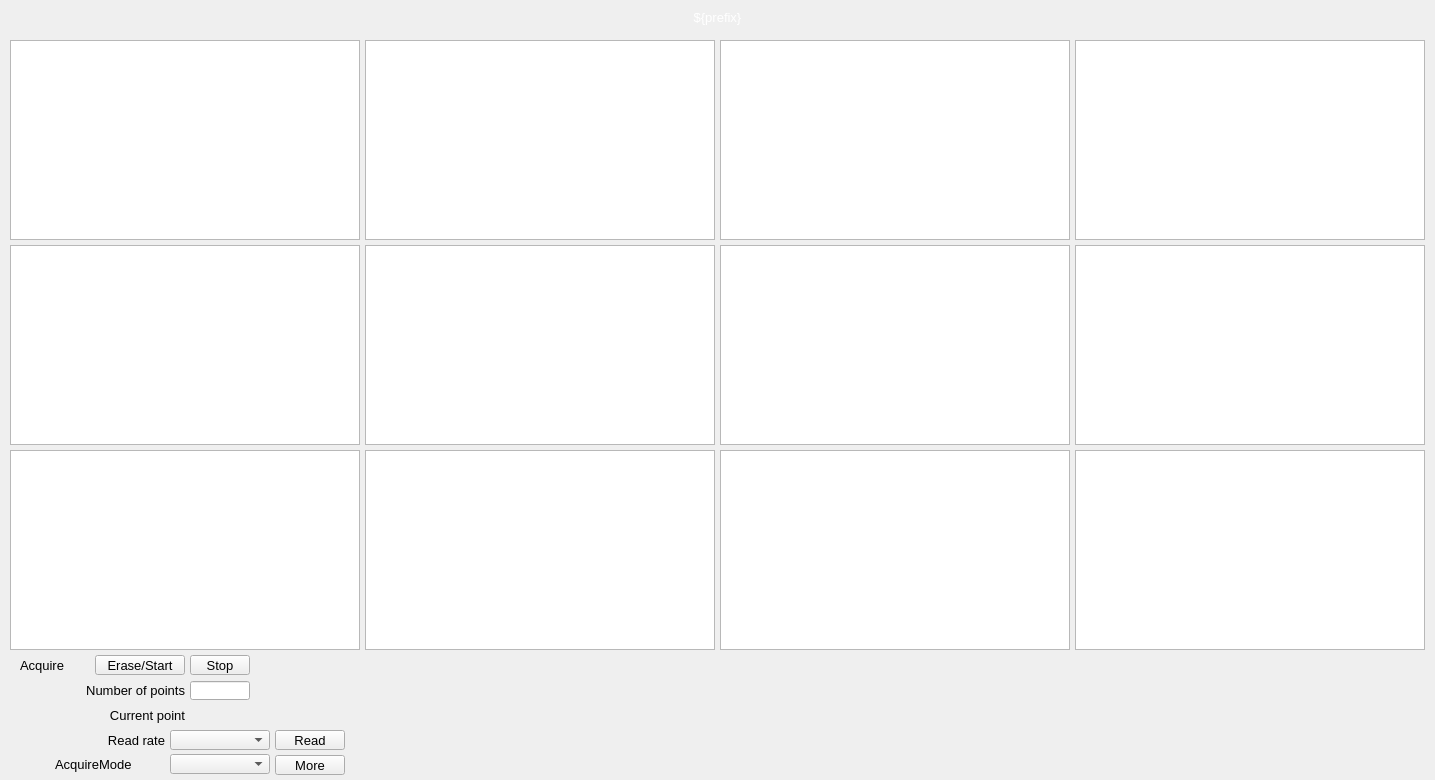
<?xml version="1.0" ?>
<ui version="4.0">
  <class>Dialog</class>
  <widget class="QWidget" name="screen">
    <property name="geometry">
      <rect>
        <x>305</x>
        <y>202</y>
        <width>1435</width>
        <height>780</height>
      </rect>
    </property>
    <property name="styleSheet">
      <string notr="true">QWidget#screen {
  color: rgb(0, 0, 0);
  background-color: rgb(187, 187, 187);
  }</string>
    </property>
    <property name="windowTitle">
      <string>NDStatsTimeSeriesCentroidAll</string>
    </property>
    <widget class="PyDMDrawingRectangle" name="rectangle">
      <property name="geometry">
        <rect>
          <x>0</x>
          <y>5</y>
          <width>1435</width>
          <height>25</height>
        </rect>
      </property>
      <property name="brush" stdset="0">
        <brush brushstyle="SolidPattern">
          <color alpha="255">
            <red>10</red>
            <green>0</green>
            <blue>184</blue>
          </color>
        </brush>
      </property>
      <property name="penStyle" stdset="0">
        <enum>Qt::SolidLine</enum>
      </property>
      <property name="penColor" stdset="0">
        <color>
          <red>10</red>
          <green>0</green>
          <blue>184</blue>
        </color>
      </property>
      <property name="penWidth" stdset="0">
        <double>0</double>
      </property>
      <property name="penCapStyle" stdset="0">
        <enum>Qt::FlatCap</enum>
      </property>
      <property name="toolTip">
        <string>rectangle</string>
      </property>
    </widget>
    <widget class="QLabel" name="text">
      <property name="geometry">
        <rect>
          <x>0</x>
          <y>5</y>
          <width>1435</width>
          <height>25</height>
        </rect>
      </property>
      <property name="text">
        <string>${prefix}</string>
      </property>
      <property name="font" stdset="0">
        <font>
          <pointsize>10</pointsize>
        </font>
      </property>
      <property name="brush" stdset="0">
        <brush brushstyle="SolidPattern">
          <color alpha="255">
            <red>255</red>
            <green>255</green>
            <blue>255</blue>
          </color>
        </brush>
      </property>
      <property name="toolTip">
        <string>text</string>
      </property>
      <property name="alignment">
        <set>Qt::AlignCenter</set>
      </property>
      <property name="styleSheet">
        <string notr="true">QLabel#text {
  color: rgb(255, 255, 255);
  }</string>
      </property>
    </widget>
    <widget class="PyDMFrame" name="composite">
      <property name="geometry">
        <rect>
          <x>10</x>
          <y>40</y>
          <width>1415</width>
          <height>610</height>
        </rect>
      </property>
      <widget class="PyDMWaveformPlot" name="cartesian_plot">
        <property name="geometry">
          <rect>
            <x>0</x>
            <y>0</y>
            <width>350</width>
            <height>200</height>
          </rect>
        </property>
        <property name="toolTip">
          <string>cartesian_plot</string>
        </property>
        <property name="title" stdset="0">
          <string>$(P)$(R)TSCentroidX</string>
        </property>
        <property name="xLabels">
          <stringlist>
            <string>Time {s}</string>
          </stringlist>
        </property>
        <property name="yLabels">
          <stringlist>
            <string>Value</string>
          </stringlist>
        </property>
        <property name="curves" stdset="0">
          <stringlist>
            <string>{&quot;name&quot;: &quot;curve 1&quot;, &quot;x_channel&quot;: &quot;ca://${prefix}TS:TSTimeAxis&quot;, &quot;y_channel&quot;: &quot;ca://${prefix}TSCentroidX&quot;, &quot;color&quot;: &quot;#4b6ec7&quot;, &quot;lineStyle&quot;: 1, &quot;lineWidth&quot;: 1, &quot;symbolSize&quot;: 10, &quot;redraw_mode&quot;: 2, &quot;block_size&quot;: 1200}</string>
          </stringlist>
        </property>
        <property name="axisColor" stdset="0">
          <color>
            <red>0</red>
            <green>0</green>
            <blue>0</blue>
          </color>
        </property>
        <property name="backgroundColor" stdset="0">
          <color>
            <red>218</red>
            <green>218</green>
            <blue>218</blue>
          </color>
        </property>
      </widget>
      <widget class="PyDMWaveformPlot" name="cartesian_plot_1">
        <property name="geometry">
          <rect>
            <x>355</x>
            <y>0</y>
            <width>350</width>
            <height>200</height>
          </rect>
        </property>
        <property name="toolTip">
          <string>cartesian_plot_1</string>
        </property>
        <property name="title" stdset="0">
          <string>$(P)$(R)TSCentroidY</string>
        </property>
        <property name="xLabels">
          <stringlist>
            <string>Time {s}</string>
          </stringlist>
        </property>
        <property name="yLabels">
          <stringlist>
            <string>Value</string>
          </stringlist>
        </property>
        <property name="curves" stdset="0">
          <stringlist>
            <string>{&quot;name&quot;: &quot;curve 1&quot;, &quot;x_channel&quot;: &quot;ca://${prefix}TS:TSTimeAxis&quot;, &quot;y_channel&quot;: &quot;ca://${prefix}TSCentroidY&quot;, &quot;color&quot;: &quot;#4b6ec7&quot;, &quot;lineStyle&quot;: 1, &quot;lineWidth&quot;: 1, &quot;symbolSize&quot;: 10, &quot;redraw_mode&quot;: 2, &quot;block_size&quot;: 1200}</string>
          </stringlist>
        </property>
        <property name="axisColor" stdset="0">
          <color>
            <red>0</red>
            <green>0</green>
            <blue>0</blue>
          </color>
        </property>
        <property name="backgroundColor" stdset="0">
          <color>
            <red>218</red>
            <green>218</green>
            <blue>218</blue>
          </color>
        </property>
      </widget>
      <widget class="PyDMWaveformPlot" name="cartesian_plot_2">
        <property name="geometry">
          <rect>
            <x>710</x>
            <y>0</y>
            <width>350</width>
            <height>200</height>
          </rect>
        </property>
        <property name="toolTip">
          <string>cartesian_plot_2</string>
        </property>
        <property name="title" stdset="0">
          <string>$(P)$(R)TSSigmaX</string>
        </property>
        <property name="xLabels">
          <stringlist>
            <string>Time {s}</string>
          </stringlist>
        </property>
        <property name="yLabels">
          <stringlist>
            <string>Value</string>
          </stringlist>
        </property>
        <property name="curves" stdset="0">
          <stringlist>
            <string>{&quot;name&quot;: &quot;curve 1&quot;, &quot;x_channel&quot;: &quot;ca://${prefix}TS:TSTimeAxis&quot;, &quot;y_channel&quot;: &quot;ca://${prefix}TSSigmaX&quot;, &quot;color&quot;: &quot;#4b6ec7&quot;, &quot;lineStyle&quot;: 1, &quot;lineWidth&quot;: 1, &quot;symbolSize&quot;: 10, &quot;redraw_mode&quot;: 2, &quot;block_size&quot;: 1200}</string>
          </stringlist>
        </property>
        <property name="axisColor" stdset="0">
          <color>
            <red>0</red>
            <green>0</green>
            <blue>0</blue>
          </color>
        </property>
        <property name="backgroundColor" stdset="0">
          <color>
            <red>218</red>
            <green>218</green>
            <blue>218</blue>
          </color>
        </property>
      </widget>
      <widget class="PyDMWaveformPlot" name="cartesian_plot_3">
        <property name="geometry">
          <rect>
            <x>1065</x>
            <y>0</y>
            <width>350</width>
            <height>200</height>
          </rect>
        </property>
        <property name="toolTip">
          <string>cartesian_plot_3</string>
        </property>
        <property name="title" stdset="0">
          <string>$(P)$(R)TSSigmaY</string>
        </property>
        <property name="xLabels">
          <stringlist>
            <string>Time {s}</string>
          </stringlist>
        </property>
        <property name="yLabels">
          <stringlist>
            <string>Value</string>
          </stringlist>
        </property>
        <property name="curves" stdset="0">
          <stringlist>
            <string>{&quot;name&quot;: &quot;curve 1&quot;, &quot;x_channel&quot;: &quot;ca://${prefix}TS:TSTimeAxis&quot;, &quot;y_channel&quot;: &quot;ca://${prefix}TSSigmaY&quot;, &quot;color&quot;: &quot;#4b6ec7&quot;, &quot;lineStyle&quot;: 1, &quot;lineWidth&quot;: 1, &quot;symbolSize&quot;: 10, &quot;redraw_mode&quot;: 2, &quot;block_size&quot;: 1200}</string>
          </stringlist>
        </property>
        <property name="axisColor" stdset="0">
          <color>
            <red>0</red>
            <green>0</green>
            <blue>0</blue>
          </color>
        </property>
        <property name="backgroundColor" stdset="0">
          <color>
            <red>218</red>
            <green>218</green>
            <blue>218</blue>
          </color>
        </property>
      </widget>
      <widget class="PyDMWaveformPlot" name="cartesian_plot_4">
        <property name="geometry">
          <rect>
            <x>0</x>
            <y>410</y>
            <width>350</width>
            <height>200</height>
          </rect>
        </property>
        <property name="toolTip">
          <string>cartesian_plot_4</string>
        </property>
        <property name="title" stdset="0">
          <string>$(P)$(R)TSCentroidTotal</string>
        </property>
        <property name="xLabels">
          <stringlist>
            <string>Time {s}</string>
          </stringlist>
        </property>
        <property name="yLabels">
          <stringlist>
            <string>Value</string>
          </stringlist>
        </property>
        <property name="curves" stdset="0">
          <stringlist>
            <string>{&quot;name&quot;: &quot;curve 1&quot;, &quot;x_channel&quot;: &quot;ca://${prefix}TS:TSTimeAxis&quot;, &quot;y_channel&quot;: &quot;ca://${prefix}TSCentroidTotal&quot;, &quot;color&quot;: &quot;#4b6ec7&quot;, &quot;lineStyle&quot;: 1, &quot;lineWidth&quot;: 1, &quot;symbolSize&quot;: 10, &quot;redraw_mode&quot;: 2, &quot;block_size&quot;: 1200}</string>
          </stringlist>
        </property>
        <property name="axisColor" stdset="0">
          <color>
            <red>0</red>
            <green>0</green>
            <blue>0</blue>
          </color>
        </property>
        <property name="backgroundColor" stdset="0">
          <color>
            <red>218</red>
            <green>218</green>
            <blue>218</blue>
          </color>
        </property>
      </widget>
      <widget class="PyDMWaveformPlot" name="cartesian_plot_5">
        <property name="geometry">
          <rect>
            <x>355</x>
            <y>410</y>
            <width>350</width>
            <height>200</height>
          </rect>
        </property>
        <property name="toolTip">
          <string>cartesian_plot_5</string>
        </property>
        <property name="title" stdset="0">
          <string>$(P)$(R)TSSigmaXY</string>
        </property>
        <property name="xLabels">
          <stringlist>
            <string>Time {s}</string>
          </stringlist>
        </property>
        <property name="yLabels">
          <stringlist>
            <string>Value</string>
          </stringlist>
        </property>
        <property name="curves" stdset="0">
          <stringlist>
            <string>{&quot;name&quot;: &quot;curve 1&quot;, &quot;x_channel&quot;: &quot;ca://${prefix}TS:TSTimeAxis&quot;, &quot;y_channel&quot;: &quot;ca://${prefix}TSSigmaXY&quot;, &quot;color&quot;: &quot;#4b6ec7&quot;, &quot;lineStyle&quot;: 1, &quot;lineWidth&quot;: 1, &quot;symbolSize&quot;: 10, &quot;redraw_mode&quot;: 2, &quot;block_size&quot;: 1200}</string>
          </stringlist>
        </property>
        <property name="axisColor" stdset="0">
          <color>
            <red>0</red>
            <green>0</green>
            <blue>0</blue>
          </color>
        </property>
        <property name="backgroundColor" stdset="0">
          <color>
            <red>218</red>
            <green>218</green>
            <blue>218</blue>
          </color>
        </property>
      </widget>
      <widget class="PyDMWaveformPlot" name="cartesian_plot_6">
        <property name="geometry">
          <rect>
            <x>0</x>
            <y>205</y>
            <width>350</width>
            <height>200</height>
          </rect>
        </property>
        <property name="toolTip">
          <string>cartesian_plot_6</string>
        </property>
        <property name="title" stdset="0">
          <string>$(P)$(R)TSSkewX</string>
        </property>
        <property name="xLabels">
          <stringlist>
            <string>Time {s}</string>
          </stringlist>
        </property>
        <property name="yLabels">
          <stringlist>
            <string>Value</string>
          </stringlist>
        </property>
        <property name="curves" stdset="0">
          <stringlist>
            <string>{&quot;name&quot;: &quot;curve 1&quot;, &quot;x_channel&quot;: &quot;ca://${prefix}TS:TSTimeAxis&quot;, &quot;y_channel&quot;: &quot;ca://${prefix}TSSkewX&quot;, &quot;color&quot;: &quot;#4b6ec7&quot;, &quot;lineStyle&quot;: 1, &quot;lineWidth&quot;: 1, &quot;symbolSize&quot;: 10, &quot;redraw_mode&quot;: 2, &quot;block_size&quot;: 1200}</string>
          </stringlist>
        </property>
        <property name="axisColor" stdset="0">
          <color>
            <red>0</red>
            <green>0</green>
            <blue>0</blue>
          </color>
        </property>
        <property name="backgroundColor" stdset="0">
          <color>
            <red>218</red>
            <green>218</green>
            <blue>218</blue>
          </color>
        </property>
      </widget>
      <widget class="PyDMWaveformPlot" name="cartesian_plot_7">
        <property name="geometry">
          <rect>
            <x>355</x>
            <y>205</y>
            <width>350</width>
            <height>200</height>
          </rect>
        </property>
        <property name="toolTip">
          <string>cartesian_plot_7</string>
        </property>
        <property name="title" stdset="0">
          <string>$(P)$(R)TSSkewY</string>
        </property>
        <property name="xLabels">
          <stringlist>
            <string>Time {s}</string>
          </stringlist>
        </property>
        <property name="yLabels">
          <stringlist>
            <string>Value</string>
          </stringlist>
        </property>
        <property name="curves" stdset="0">
          <stringlist>
            <string>{&quot;name&quot;: &quot;curve 1&quot;, &quot;x_channel&quot;: &quot;ca://${prefix}TS:TSTimeAxis&quot;, &quot;y_channel&quot;: &quot;ca://${prefix}TSSkewY&quot;, &quot;color&quot;: &quot;#4b6ec7&quot;, &quot;lineStyle&quot;: 1, &quot;lineWidth&quot;: 1, &quot;symbolSize&quot;: 10, &quot;redraw_mode&quot;: 2, &quot;block_size&quot;: 1200}</string>
          </stringlist>
        </property>
        <property name="axisColor" stdset="0">
          <color>
            <red>0</red>
            <green>0</green>
            <blue>0</blue>
          </color>
        </property>
        <property name="backgroundColor" stdset="0">
          <color>
            <red>218</red>
            <green>218</green>
            <blue>218</blue>
          </color>
        </property>
      </widget>
      <widget class="PyDMWaveformPlot" name="cartesian_plot_8">
        <property name="geometry">
          <rect>
            <x>710</x>
            <y>205</y>
            <width>350</width>
            <height>200</height>
          </rect>
        </property>
        <property name="toolTip">
          <string>cartesian_plot_8</string>
        </property>
        <property name="title" stdset="0">
          <string>$(P)$(R)TSKurtosisX</string>
        </property>
        <property name="xLabels">
          <stringlist>
            <string>Time {s}</string>
          </stringlist>
        </property>
        <property name="yLabels">
          <stringlist>
            <string>Value</string>
          </stringlist>
        </property>
        <property name="curves" stdset="0">
          <stringlist>
            <string>{&quot;name&quot;: &quot;curve 1&quot;, &quot;x_channel&quot;: &quot;ca://${prefix}TS:TSTimeAxis&quot;, &quot;y_channel&quot;: &quot;ca://${prefix}TSKurtosisX&quot;, &quot;color&quot;: &quot;#4b6ec7&quot;, &quot;lineStyle&quot;: 1, &quot;lineWidth&quot;: 1, &quot;symbolSize&quot;: 10, &quot;redraw_mode&quot;: 2, &quot;block_size&quot;: 1200}</string>
          </stringlist>
        </property>
        <property name="axisColor" stdset="0">
          <color>
            <red>0</red>
            <green>0</green>
            <blue>0</blue>
          </color>
        </property>
        <property name="backgroundColor" stdset="0">
          <color>
            <red>218</red>
            <green>218</green>
            <blue>218</blue>
          </color>
        </property>
      </widget>
      <widget class="PyDMWaveformPlot" name="cartesian_plot_9">
        <property name="geometry">
          <rect>
            <x>1065</x>
            <y>205</y>
            <width>350</width>
            <height>200</height>
          </rect>
        </property>
        <property name="toolTip">
          <string>cartesian_plot_9</string>
        </property>
        <property name="title" stdset="0">
          <string>$(P)$(R)TSKurtosisY</string>
        </property>
        <property name="xLabels">
          <stringlist>
            <string>Time {s}</string>
          </stringlist>
        </property>
        <property name="yLabels">
          <stringlist>
            <string>Value</string>
          </stringlist>
        </property>
        <property name="curves" stdset="0">
          <stringlist>
            <string>{&quot;name&quot;: &quot;curve 1&quot;, &quot;x_channel&quot;: &quot;ca://${prefix}TS:TSTimeAxis&quot;, &quot;y_channel&quot;: &quot;ca://${prefix}TSKurtosisY&quot;, &quot;color&quot;: &quot;#4b6ec7&quot;, &quot;lineStyle&quot;: 1, &quot;lineWidth&quot;: 1, &quot;symbolSize&quot;: 10, &quot;redraw_mode&quot;: 2, &quot;block_size&quot;: 1200}</string>
          </stringlist>
        </property>
        <property name="axisColor" stdset="0">
          <color>
            <red>0</red>
            <green>0</green>
            <blue>0</blue>
          </color>
        </property>
        <property name="backgroundColor" stdset="0">
          <color>
            <red>218</red>
            <green>218</green>
            <blue>218</blue>
          </color>
        </property>
      </widget>
      <widget class="PyDMWaveformPlot" name="cartesian_plot_10">
        <property name="geometry">
          <rect>
            <x>710</x>
            <y>410</y>
            <width>350</width>
            <height>200</height>
          </rect>
        </property>
        <property name="toolTip">
          <string>cartesian_plot_10</string>
        </property>
        <property name="title" stdset="0">
          <string>$(P)$(R)TSEccentricity</string>
        </property>
        <property name="xLabels">
          <stringlist>
            <string>Time {s}</string>
          </stringlist>
        </property>
        <property name="yLabels">
          <stringlist>
            <string>Value</string>
          </stringlist>
        </property>
        <property name="curves" stdset="0">
          <stringlist>
            <string>{&quot;name&quot;: &quot;curve 1&quot;, &quot;x_channel&quot;: &quot;ca://${prefix}TS:TSTimeAxis&quot;, &quot;y_channel&quot;: &quot;ca://${prefix}TSEccentricity&quot;, &quot;color&quot;: &quot;#4b6ec7&quot;, &quot;lineStyle&quot;: 1, &quot;lineWidth&quot;: 1, &quot;symbolSize&quot;: 10, &quot;redraw_mode&quot;: 2, &quot;block_size&quot;: 1200}</string>
          </stringlist>
        </property>
        <property name="axisColor" stdset="0">
          <color>
            <red>0</red>
            <green>0</green>
            <blue>0</blue>
          </color>
        </property>
        <property name="backgroundColor" stdset="0">
          <color>
            <red>218</red>
            <green>218</green>
            <blue>218</blue>
          </color>
        </property>
      </widget>
      <widget class="PyDMWaveformPlot" name="cartesian_plot_11">
        <property name="geometry">
          <rect>
            <x>1065</x>
            <y>410</y>
            <width>350</width>
            <height>200</height>
          </rect>
        </property>
        <property name="toolTip">
          <string>cartesian_plot_11</string>
        </property>
        <property name="title" stdset="0">
          <string>$(P)$(R)TSOrientation</string>
        </property>
        <property name="xLabels">
          <stringlist>
            <string>Time {s}</string>
          </stringlist>
        </property>
        <property name="yLabels">
          <stringlist>
            <string>Value</string>
          </stringlist>
        </property>
        <property name="curves" stdset="0">
          <stringlist>
            <string>{&quot;name&quot;: &quot;curve 1&quot;, &quot;x_channel&quot;: &quot;ca://${prefix}TS:TSTimeAxis&quot;, &quot;y_channel&quot;: &quot;ca://${prefix}TSOrientation&quot;, &quot;color&quot;: &quot;#4b6ec7&quot;, &quot;lineStyle&quot;: 1, &quot;lineWidth&quot;: 1, &quot;symbolSize&quot;: 10, &quot;redraw_mode&quot;: 2, &quot;block_size&quot;: 1200}</string>
          </stringlist>
        </property>
        <property name="axisColor" stdset="0">
          <color>
            <red>0</red>
            <green>0</green>
            <blue>0</blue>
          </color>
        </property>
        <property name="backgroundColor" stdset="0">
          <color>
            <red>218</red>
            <green>218</green>
            <blue>218</blue>
          </color>
        </property>
      </widget>
    </widget>
    <widget class="PyDMFrame" name="composite_1">
      <property name="geometry">
        <rect>
          <x>20</x>
          <y>655</y>
          <width>325</width>
          <height>120</height>
        </rect>
      </property>
      <widget class="QLabel" name="text_1">
        <property name="geometry">
          <rect>
            <x>35</x>
            <y>50</y>
            <width>130</width>
            <height>20</height>
          </rect>
        </property>
        <property name="text">
          <string>Current point</string>
        </property>
        <property name="font" stdset="0">
          <font>
            <pointsize>10</pointsize>
          </font>
        </property>
        <property name="brush" stdset="0">
          <brush brushstyle="SolidPattern">
            <color alpha="255">
              <red>0</red>
              <green>0</green>
              <blue>0</blue>
            </color>
          </brush>
        </property>
        <property name="toolTip">
          <string>text_1</string>
        </property>
        <property name="alignment">
          <set>Qt::AlignRight|Qt::AlignTrailing|Qt::AlignVCenter</set>
        </property>
        <property name="styleSheet">
          <string notr="true">QLabel#text_1 {
  color: rgb(0, 0, 0);
  }</string>
        </property>
      </widget>
      <widget class="PyDMLabel" name="text_update">
        <property name="geometry">
          <rect>
            <x>170</x>
            <y>51</y>
            <width>90</width>
            <height>18</height>
          </rect>
        </property>
        <property name="toolTip">
          <string>PV: ${prefix}TS:TSCurrentPoint</string>
        </property>
        <property name="channel" stdset="0">
          <string>ca://${prefix}TS:TSCurrentPoint</string>
        </property>
        <property name="font" stdset="0">
          <font>
            <pointsize>10</pointsize>
          </font>
        </property>
        <property name="alignment">
          <set>Qt::AlignLeading|Qt::AlignLeft|Qt::AlignVCenter</set>
        </property>
        <property name="textInteractionFlags">
          <set>Qt::TextSelectableByKeyboard|Qt::TextSelectableByMouse</set>
        </property>
        <property name="styleSheet">
          <string notr="true">PyDMLabel#text_update {
  color: rgb(10, 0, 184);
  background-color: rgb(187, 187, 187);
  }</string>
        </property>
      </widget>
      <widget class="PyDMEnumComboBox" name="menu">
        <property name="geometry">
          <rect>
            <x>150</x>
            <y>75</y>
            <width>100</width>
            <height>20</height>
          </rect>
        </property>
        <property name="toolTip">
          <string>${prefix}TS:TSRead.SCAN</string>
        </property>
        <property name="channel" stdset="0">
          <string>ca://${prefix}TS:TSRead.SCAN</string>
        </property>
        <property name="font" stdset="0">
          <font>
            <pointsize>10</pointsize>
          </font>
        </property>
        <property name="styleSheet">
          <string notr="true">PyDMEnumComboBox#menu {
  color: rgb(0, 0, 0);
  background-color: rgb(115, 223, 255);
  }</string>
        </property>
      </widget>
      <widget class="PyDMPushButton" name="message_button">
        <property name="geometry">
          <rect>
            <x>255</x>
            <y>75</y>
            <width>70</width>
            <height>20</height>
          </rect>
        </property>
        <property name="text">
          <string>Read</string>
        </property>
        <property name="font" stdset="0">
          <font>
            <pointsize>10</pointsize>
          </font>
        </property>
        <property name="toolTip">
          <string>${prefix}TS:TSRead.PROC</string>
        </property>
        <property name="channel" stdset="0">
          <string>ca://${prefix}TS:TSRead.PROC</string>
        </property>
        <property name="pressValue" stdset="0">
          <string>1</string>
        </property>
        <property name="styleSheet">
          <string notr="true">PyDMPushButton#message_button {
  color: rgb(0, 0, 0);
  background-color: rgb(115, 223, 255);
  }</string>
        </property>
      </widget>
      <widget class="QLabel" name="text_2">
        <property name="geometry">
          <rect>
            <x>55</x>
            <y>75</y>
            <width>90</width>
            <height>20</height>
          </rect>
        </property>
        <property name="text">
          <string>Read rate</string>
        </property>
        <property name="font" stdset="0">
          <font>
            <pointsize>10</pointsize>
          </font>
        </property>
        <property name="brush" stdset="0">
          <brush brushstyle="SolidPattern">
            <color alpha="255">
              <red>0</red>
              <green>0</green>
              <blue>0</blue>
            </color>
          </brush>
        </property>
        <property name="toolTip">
          <string>text_2</string>
        </property>
        <property name="alignment">
          <set>Qt::AlignRight|Qt::AlignTrailing|Qt::AlignVCenter</set>
        </property>
        <property name="styleSheet">
          <string notr="true">QLabel#text_2 {
  color: rgb(0, 0, 0);
  }</string>
        </property>
      </widget>
      <widget class="PyDMLineEdit" name="text_entry">
        <property name="geometry">
          <rect>
            <x>170</x>
            <y>26</y>
            <width>60</width>
            <height>19</height>
          </rect>
        </property>
        <property name="channel" stdset="0">
          <string>ca://${prefix}TS:TSNumPoints</string>
        </property>
        <property name="toolTip">
          <string>${prefix}TS:TSNumPoints</string>
        </property>
        <property name="font" stdset="0">
          <font>
            <pointsize>10</pointsize>
          </font>
        </property>
        <property name="styleSheet">
          <string notr="true">PyDMLineEdit#text_entry {
  color: rgb(0, 0, 0);
  background-color: rgb(115, 223, 255);
  border: 1px solid black;
  margin: 0px;
  padding: 0px;
  spacing: 0px;
  }</string>
        </property>
      </widget>
      <widget class="QLabel" name="text_3">
        <property name="geometry">
          <rect>
            <x>5</x>
            <y>25</y>
            <width>160</width>
            <height>20</height>
          </rect>
        </property>
        <property name="text">
          <string>Number of points</string>
        </property>
        <property name="font" stdset="0">
          <font>
            <pointsize>10</pointsize>
          </font>
        </property>
        <property name="brush" stdset="0">
          <brush brushstyle="SolidPattern">
            <color alpha="255">
              <red>0</red>
              <green>0</green>
              <blue>0</blue>
            </color>
          </brush>
        </property>
        <property name="toolTip">
          <string>text_3</string>
        </property>
        <property name="alignment">
          <set>Qt::AlignRight|Qt::AlignTrailing|Qt::AlignVCenter</set>
        </property>
        <property name="styleSheet">
          <string notr="true">QLabel#text_3 {
  color: rgb(0, 0, 0);
  }</string>
        </property>
      </widget>
      <widget class="PyDMPushButton" name="message_button_1">
        <property name="geometry">
          <rect>
            <x>75</x>
            <y>0</y>
            <width>90</width>
            <height>20</height>
          </rect>
        </property>
        <property name="text">
          <string>Erase/Start</string>
        </property>
        <property name="font" stdset="0">
          <font>
            <pointsize>10</pointsize>
          </font>
        </property>
        <property name="toolTip">
          <string>${prefix}TS:TSAcquire</string>
        </property>
        <property name="channel" stdset="0">
          <string>ca://${prefix}TS:TSAcquire</string>
        </property>
        <property name="pressValue" stdset="0">
          <string>1</string>
        </property>
        <property name="styleSheet">
          <string notr="true">PyDMPushButton#message_button_1 {
  color: rgb(0, 0, 0);
  background-color: rgb(115, 223, 255);
  }</string>
        </property>
      </widget>
      <widget class="PyDMPushButton" name="message_button_2">
        <property name="geometry">
          <rect>
            <x>170</x>
            <y>0</y>
            <width>60</width>
            <height>20</height>
          </rect>
        </property>
        <property name="text">
          <string>Stop</string>
        </property>
        <property name="font" stdset="0">
          <font>
            <pointsize>10</pointsize>
          </font>
        </property>
        <property name="toolTip">
          <string>${prefix}TS:TSAcquire</string>
        </property>
        <property name="channel" stdset="0">
          <string>ca://${prefix}TS:TSAcquire</string>
        </property>
        <property name="pressValue" stdset="0">
          <string>2</string>
        </property>
        <property name="styleSheet">
          <string notr="true">PyDMPushButton#message_button_2 {
  color: rgb(0, 0, 0);
  background-color: rgb(115, 223, 255);
  }</string>
        </property>
      </widget>
      <widget class="PyDMLabel" name="text_update_1">
        <property name="geometry">
          <rect>
            <x>235</x>
            <y>1</y>
            <width>90</width>
            <height>18</height>
          </rect>
        </property>
        <property name="toolTip">
          <string>PV: ${prefix}TS:TSAcquiring</string>
        </property>
        <property name="channel" stdset="0">
          <string>ca://${prefix}TS:TSAcquiring</string>
        </property>
        <property name="displayFormat" stdset="0">
          <enum>PyDMLabel::String</enum>
        </property>
        <property name="font" stdset="0">
          <font>
            <pointsize>10</pointsize>
          </font>
        </property>
        <property name="alignment">
          <set>Qt::AlignLeading|Qt::AlignLeft|Qt::AlignVCenter</set>
        </property>
        <property name="textInteractionFlags">
          <set>Qt::TextSelectableByKeyboard|Qt::TextSelectableByMouse</set>
        </property>
        <property name="styleSheet">
          <string notr="true">PyDMLabel#text_update_1 {
  color: rgb(10, 0, 184);
  background-color: rgb(70, 70, 70);
  }</string>
        </property>
      </widget>
      <widget class="QLabel" name="text_4">
        <property name="geometry">
          <rect>
            <x>0</x>
            <y>0</y>
            <width>70</width>
            <height>20</height>
          </rect>
        </property>
        <property name="text">
          <string>Acquire</string>
        </property>
        <property name="font" stdset="0">
          <font>
            <pointsize>10</pointsize>
          </font>
        </property>
        <property name="brush" stdset="0">
          <brush brushstyle="SolidPattern">
            <color alpha="255">
              <red>0</red>
              <green>0</green>
              <blue>0</blue>
            </color>
          </brush>
        </property>
        <property name="toolTip">
          <string>text_4</string>
        </property>
        <property name="alignment">
          <set>Qt::AlignLeading|Qt::AlignLeft|Qt::AlignVCenter</set>
        </property>
        <property name="styleSheet">
          <string notr="true">QLabel#text_4 {
  color: rgb(0, 0, 0);
  }</string>
        </property>
      </widget>
      <widget class="PyDMRelatedDisplayButton" name="related_display">
        <property name="geometry">
          <rect>
            <x>255</x>
            <y>100</y>
            <width>70</width>
            <height>20</height>
          </rect>
        </property>
        <property name="toolTip">
          <string>More</string>
        </property>
        <property name="text">
          <string>More</string>
        </property>
        <property name="showIcon" stdset="0">
          <bool>true</bool>
        </property>
        <property name="font" stdset="0">
          <font>
            <pointsize>10</pointsize>
          </font>
        </property>
        <property name="styleSheet">
          <string notr="true">PyDMRelatedDisplayButton#related_display {
  color: rgb(0, 0, 0);
  background-color: rgb(115, 223, 255);
  }</string>
        </property>
        <property name="titles" stdset="0">
          <stringlist>
            <string>Time series control</string>
          </stringlist>
        </property>
        <property name="filenames" stdset="0">
          <stringlist>
            <string>TimeSeriesPlugin_V35.ui</string>
          </stringlist>
        </property>
        <property name="macros" stdset="0">
          <stringlist>
            <string>P=${P},R=${R}TS:</string>
          </stringlist>
        </property>
        <property name="openInNewWindow" stdset="0">
          <bool>true</bool>
        </property>
      </widget>
      <widget class="QLabel" name="text_5">
        <property name="geometry">
          <rect>
            <x>35</x>
            <y>99</y>
            <width>110</width>
            <height>20</height>
          </rect>
        </property>
        <property name="text">
          <string>AcquireMode</string>
        </property>
        <property name="font" stdset="0">
          <font>
            <pointsize>10</pointsize>
          </font>
        </property>
        <property name="brush" stdset="0">
          <brush brushstyle="SolidPattern">
            <color alpha="255">
              <red>0</red>
              <green>0</green>
              <blue>0</blue>
            </color>
          </brush>
        </property>
        <property name="toolTip">
          <string>text_5</string>
        </property>
        <property name="alignment">
          <set>Qt::AlignLeading|Qt::AlignLeft|Qt::AlignVCenter</set>
        </property>
        <property name="styleSheet">
          <string notr="true">QLabel#text_5 {
  color: rgb(0, 0, 0);
  }</string>
        </property>
      </widget>
      <widget class="PyDMEnumComboBox" name="menu_1">
        <property name="geometry">
          <rect>
            <x>150</x>
            <y>99</y>
            <width>100</width>
            <height>20</height>
          </rect>
        </property>
        <property name="toolTip">
          <string>${prefix}TS:TSAcquireMode</string>
        </property>
        <property name="channel" stdset="0">
          <string>ca://${prefix}TS:TSAcquireMode</string>
        </property>
        <property name="font" stdset="0">
          <font>
            <pointsize>10</pointsize>
          </font>
        </property>
        <property name="styleSheet">
          <string notr="true">PyDMEnumComboBox#menu_1 {
  color: rgb(0, 0, 0);
  background-color: rgb(115, 223, 255);
  }</string>
        </property>
      </widget>
    </widget>
  </widget>
  <customwidgets>
    <customwidget>
      <class>PyDMDrawingRectangle</class>
      <extends>QWidget</extends>
      <header>pydm.widgets.drawing</header>
    </customwidget>
    <customwidget>
      <class>PyDMLabel</class>
      <extends>QLabel</extends>
      <header>pydm.widgets.label</header>
    </customwidget>
    <customwidget>
      <class>PyDMFrame</class>
      <extends>QFrame</extends>
      <header>pydm.widgets.frame</header>
    </customwidget>
    <customwidget>
      <class>PyDMWaveformPlot</class>
      <extends>QGraphicsView</extends>
      <header>pydm.widgets.waveformplot</header>
    </customwidget>
    <customwidget>
      <class>PyDMEnumComboBox</class>
      <extends>QComboBox</extends>
      <header>pydm.widgets.enum_combo_box</header>
    </customwidget>
    <customwidget>
      <class>PyDMPushButton</class>
      <extends>QPushButton</extends>
      <header>pydm.widgets.pushbutton</header>
    </customwidget>
    <customwidget>
      <class>PyDMLineEdit</class>
      <extends>QLineEdit</extends>
      <header>pydm.widgets.line_edit</header>
    </customwidget>
    <customwidget>
      <class>PyDMRelatedDisplayButton</class>
      <extends>QPushButton</extends>
      <header>pydm.widgets.related_display_button</header>
    </customwidget>
  </customwidgets>
</ui>
